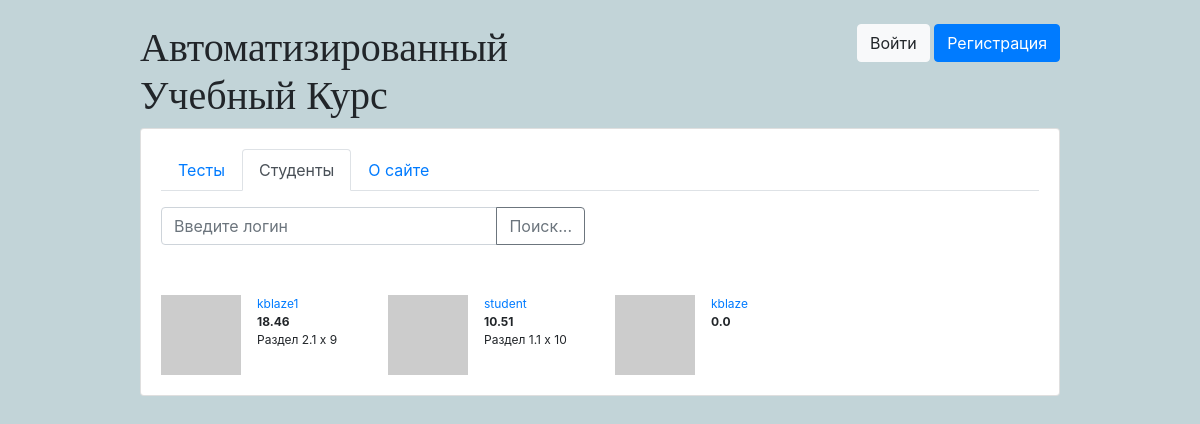
The page /students/ on the database its author committed.
### classroom/models.py (models this page shows, shortened)
class Student(models.Model):
    user = models.OneToOneField(User, on_delete=models.CASCADE, primary_key=True)
    quizzes = models.ManyToManyField(Quiz, through='TakenQuiz')
    interests = models.ManyToManyField(Subject, related_name='interested_students')
    email = models.CharField(default="", max_length=30)
    first_name = models.CharField(default="", max_length=30)
    last_name = models.CharField(default="", max_length=30)
    group = models.CharField(default="", max_length=10)
    score = models.FloatField(default=0)
    score1 = models.FloatField(default=0)
    score2 = models.FloatField(default=0)
    score3 = models.FloatField(default=0)
    predict = models.FloatField(default=0)

class User(AbstractUser):
    is_student = models.BooleanField(default=False)
    is_teacher = models.BooleanField(default=False)

### classroom/views/students.py (the view)
# urls.py: path('', students.StudentList.as_view(), name='student_list'),
class StudentList(ListView):
    paginate_by = 36
    template_name = 'classroom/students/student_list.html'
    context_object_name = 'students'
    def get_queryset(self):
        query = self.request.GET.get('q','')
        User = get_user_model()
        queryset = Student.objects.order_by('-score')
        if query:
            queryset = queryset.filter(user__username__icontains = query)
        return queryset

### classroom/templatetags/quiz_extras.py (called while the page is built)
@register.filter
def gravatar_url(username, size=40):
    username_hash = hashlib.md5(username.lower().encode('utf-8')).hexdigest()
    return f"https://www.gravatar.com/avatar/{username_hash}?s={size}&d=identicon"

@register.filter
def top_subject(taken_quizzes):
    subjects = taken_quizzes.values('quiz__subject__name') \
        .annotate(score = Sum('score')) \
        .order_by('-score')
    if subjects:
        name = subjects[0]['quiz__subject__name']
        score = subjects[0]['score']
        return f"{name} x {score}"
    return ""

### classroom/templates/classroom/students/student_list.html (shortened to what this page needs)
{% extends 'base.html' %}
{% load quiz_extras %}
{% block content %}
{% if request.user.is_active %}
  {% include 'classroom/students/_header.html' with active='students' %}
{% else %}
  {% include 'classroom/_guest_header.html' with active='students' %}
{% endif %}
<form method='GET'>
  <div class="row">
    <div class="col-sm-6">
      <div class="input-group mb-3">
        <input type="text" class="form-control" name='q' value='{{ request.GET.q }}' placeholder="Введите логин">
        <div class="input-group-append">
          <button class="btn btn-outline-secondary" type="submit">Поиск...</button>
        </div>
      </div>
    </div>
  </div>
</form>
<br>
<div class="row">
{% for student in students %}
  <div class="col-sm-3">
    <div class="media">
      <a href="{% url 'students:student_detail' student=student.user.id %}">
        <img class="mr-3" src="{{ student.user.username|gravatar_url:50 }}" alt="{{student.user.get_full_name}}">
      </a>
      <div class="media-body" style="font-size: 12px">
        <a href="{% url 'students:student_detail' student=student.user.id %}">{{student.user.username}}</a><br>
        <strong>{{student.score}}</strong><br>
        {{student.taken_quizzes.all|top_subject}}
      </div>
    </div>
  </div>
{% empty %}
  <div class="col-sm-6"><p class="text-warning">Не найдено.</p></div>
{% endfor %}
</div>
{% endblock %}

### static/css/students.css (style rules this page uses)
body { background-color: #c2d4d8; }

### classroom/templates/classroom/students/student_list.html (style rules this page uses)
.media { margin-top: 10px }

### rows shown on the page
Student: user.username "kblaze1", score "18.46", taken_quizzes.all|top_subject "Раздел 2.1 x 9"
Student: user.username "student", score "10.51", taken_quizzes.all|top_subject "Раздел 1.1 x 10"
Student: user.username "kblaze", score "0.0"
